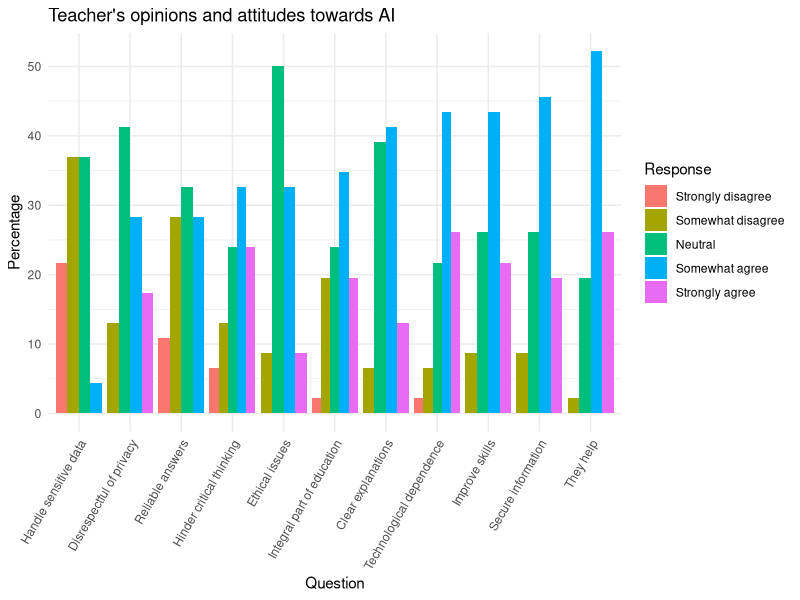
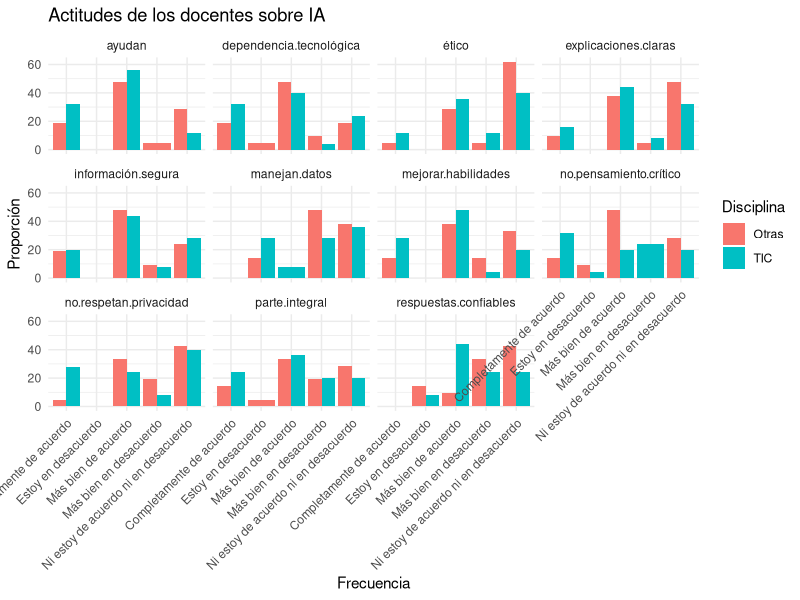

R code for these plots, in order:
## ---- chunk 1
library(ggplot2)
library(dplyr)

frecuencias_data <- read.csv("../data/actitudes-docentes.csv", header = TRUE, na.strings="", sep = ";")

columnas <- strsplit("ayudan;dependencia-tecnológica;explicaciones-claras;información-segura;manejan-datos;mejorar-habilidades;no-pensamiento-crítico;no-respetan-privacidad;parte-integral;respuestas-confiables;ético", ";")

likert_data <- data.frame( Attitude = character(),
                           Average = numeric(),
                           SD = numeric() )

opiniones_data <- data.frame( Attitude = character(),
                              Disciplina = character(),
                              Response = character(),
                              Count = numeric(),
                              Percentage = numeric() )

opiniones_resumen_data <- data.frame( Attitude = character(),
                                      Response = character(),
                                      Count = numeric(),
                                      Percentage = numeric() )

for ( i in columnas[[1]] ) {
  i <- gsub("-", ".", i)
  frecuencias_uso_data  <-  data.frame(Disciplina = frecuencias_data$Disciplina,
                                       frecuencias_data[i])

  porcentajes_data <-  frecuencias_uso_data %>% group_by(Disciplina,.data[[i]]) %>%
    summarise(Count = n())  %>% 
    mutate( Percentage = Count / sum(Count) * 100 )
  
  porcentajes_data$Response <- porcentajes_data[[i]]
  porcentajes_data$Attitude <- i
  opiniones_data <- rbind( opiniones_data, porcentajes_data )
  
  porcentajes_absolutos_data <-  frecuencias_uso_data %>% group_by(.data[[i]]) %>%
    summarise(Count = n())  %>% 
    mutate( Percentage = Count / sum(Count) * 100 )
  
  porcentajes_absolutos_data$Response <- porcentajes_absolutos_data[[i]]
  porcentajes_absolutos_data$Attitude <- i
  porcentajes_absolutos_data[[i]] <- NULL
  
  opiniones_resumen_data <- rbind( opiniones_resumen_data, porcentajes_absolutos_data )
  
  porcentajes_data$Likert <- as.numeric( factor( porcentajes_data[[i]],
                                      levels = c("Estoy en desacuerdo", "Más bien en desacuerdo","Ni estoy de acuerdo ni en desacuerdo", "Más bien de acuerdo", "Completamente de acuerdo" )
                                      )
                                )
  
  porcentajes_absolutos_data$Likert <- as.numeric( factor( porcentajes_absolutos_data$Response,
                                      levels = c("Estoy en desacuerdo", "Más bien en desacuerdo","Ni estoy de acuerdo ni en desacuerdo", "Más bien de acuerdo", "Completamente de acuerdo" )
                                      )
                                )
  promedio_data <- porcentajes_absolutos_data %>% summarise(Average = sum(Likert * Count) / sum(Count),
              SD = sqrt( sum( Count * (Likert - (sum(Likert * Count) / sum(Count)))^2 ) / sum(Count) )
              )
  promedio_data$Attitude <- i
  likert_data <- rbind( likert_data, promedio_data )
  
  frecuencia_tabla <- table( unname(unlist(frecuencias_uso_data[i])), frecuencias_uso_data$Disciplina)
  chisq_frecuencia <- chisq.test(frecuencia_tabla)
  if ( chisq_frecuencia$p.value < 0.05 ) {
    cat("✅ La prueba de chi-cuadrado indica que hay una diferencia significativa en la actitud 📈", i, "📈 con p-value ", chisq_frecuencia$p.value,"\n")
  }

}

opiniones_resumen_data$Attitude <- recode( opiniones_resumen_data$Attitude,
                                "ayudan" = "They help",
                                "dependencia.tecnológica" = "Technological dependence",
                                "explicaciones.claras" = "Clear explanations",
                                "información.segura" = "Secure information",
                                "manejan.datos" = "Handle sensitive data",
                                "mejorar.habilidades"= "Improve skills",
                                "no.pensamiento.crítico"= "Hinder critical thinking",
                                "no.respetan.privacidad"= "Disrespectful of privacy",
                                "parte.integral"= "Integral part of education",
                                "respuestas.confiables"= "Reliable answers",
                                "ético"= "Ethical issues"
                             )
opiniones_resumen_data$Response <- recode( opiniones_resumen_data$Response,
                                "Estoy en desacuerdo" = "Strongly disagree",
                                "Más bien en desacuerdo" = "Somewhat disagree",
                                "Ni estoy de acuerdo ni en desacuerdo" = "Neutral",
                                "Más bien de acuerdo" = "Somewhat agree",
                                "Completamente de acuerdo" = "Strongly agree"
                             )


opiniones_resumen_data$Response <- factor( opiniones_resumen_data$Response,
                                      levels = c("Strongly disagree", "Somewhat disagree", "Neutral", "Somewhat agree", "Strongly agree" )
                                      )

opiniones_resumen_data$Attitude <- factor(opiniones_resumen_data$Attitude,
                                          levels = opiniones_resumen_data %>%
                                          filter(Response == "Somewhat agree") %>%
                                          arrange(Percentage) %>% pull(Attitude)
)


ggplot( opiniones_resumen_data, aes(x=Attitude, y = Percentage, fill=Response)) +
  geom_bar( stat="identity", position="dodge") +
  labs(title=paste0("Teacher's opinions and attitudes towards AI"), x="Question", y="Percentage") +
  theme_minimal() +
  theme(axis.text.x = element_text(angle = 60, hjust = 1))

ggplot( opiniones_data, aes(x=Response, fill=Disciplina, y = Percentage)) +
  geom_bar( stat="identity", position="dodge") +
  labs(title=paste0("Actitudes de los docentes sobre IA"), x="Frecuencia", y="Proporción") +
  facet_wrap( ~ Attitude ) +
  theme_minimal() +
  theme(axis.text.x = element_text(angle = 45, hjust = 1))

likert_data$Attitude <- recode( likert_data$Attitude,
                                "ayudan" = "They help",
                                "dependencia.tecnológica" = "Technological dependence",
                                "explicaciones.claras" = "Clear explanations",
                                "información.segura" = "Reliable information",
                                "manejan.datos" = "Handle sensitive data",
                                "mejorar.habilidades"= "Improve skills",
                                "no.pensamiento.crítico"= "Hinder critical thinking",
                                "no.respetan.privacidad"= "Disrespectful of privacy",
                                "parte.integral"= "Integral part of education",
                                "respuestas.confiables"= "Reliable answers",
                                "ético"= "Ethical issues"
                             )

likert_data$average_and_sd <- paste0( round(likert_data$Average,2), " (", round(likert_data$SD,2), ")" )
likert_data$Average <- NULL
likert_data$SD <- NULL

library(tidyr)

library(kableExtra)
kable( likert_data,
       align="c", col.names = c("Attitude", "Average (SD)") )  %>%
  column_spec(1, bold = TRUE, width="15em") %>%
  row_spec(0, bold = TRUE, background = "#D3D3D3")
